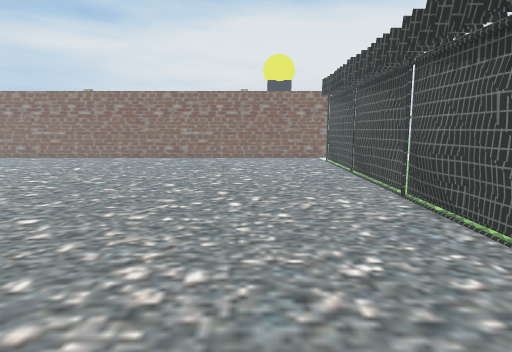
View 1 (above)

14 first-person views from a walk through a scene from a Unity 3-D project. The camera is 1.5 m above the floor, tilts 8° down and sees 75° across. The floor is counted in squares, 0.6 m on a side. Each view is taken from the middle of a square. On the plan, view 1 faces up. The plan holds only what a view shows up to about 20 squares ahead; the rest is blank. The place goes on beyond the plan. The player is left out. Some surface patterns are stand-ins.

View 2
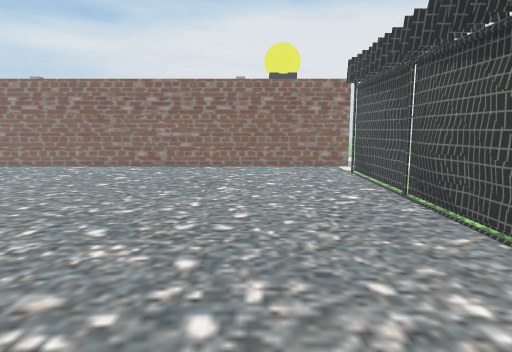

View 3
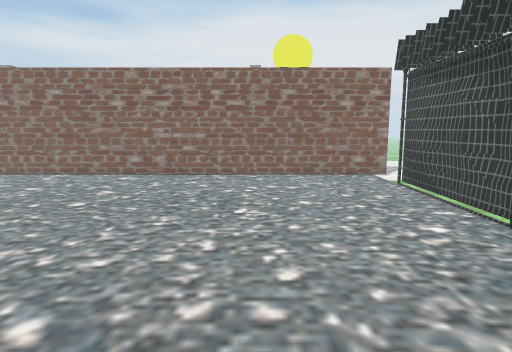

View 4
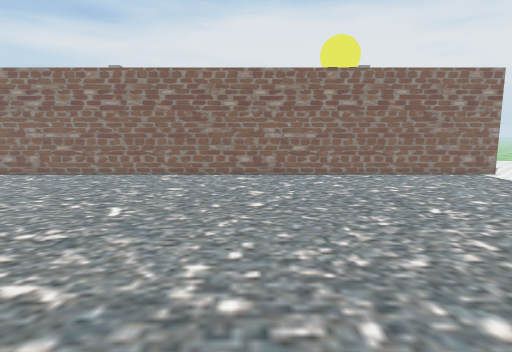

View 5
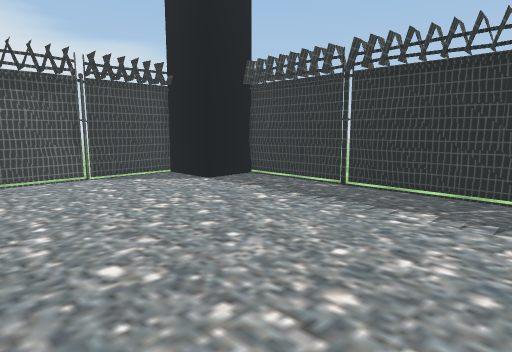

View 6
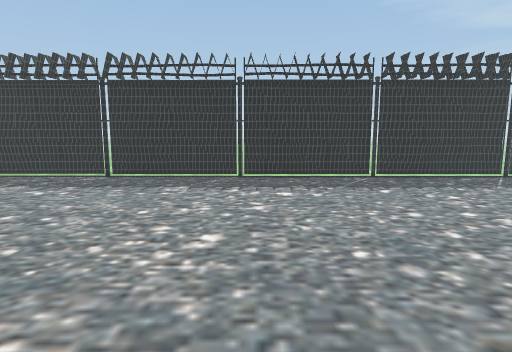

View 7
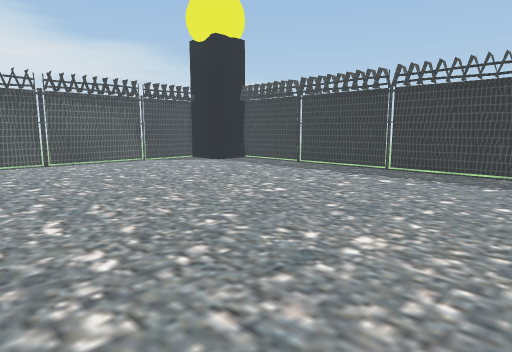

View 8
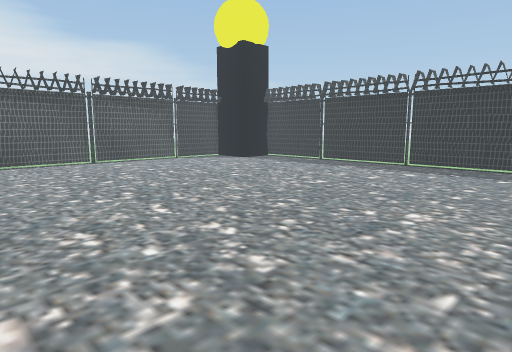

View 9
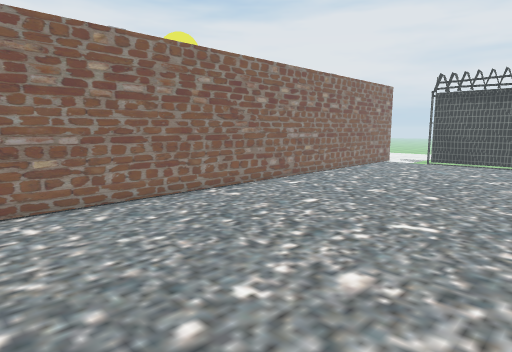

View 10
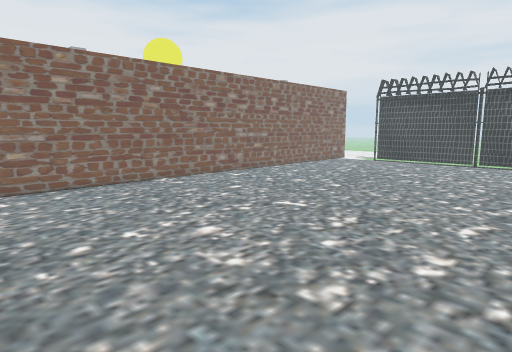

View 11
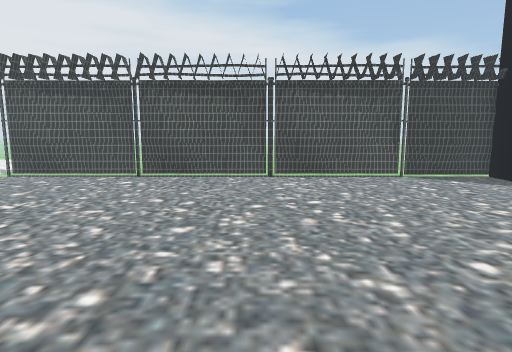

View 12
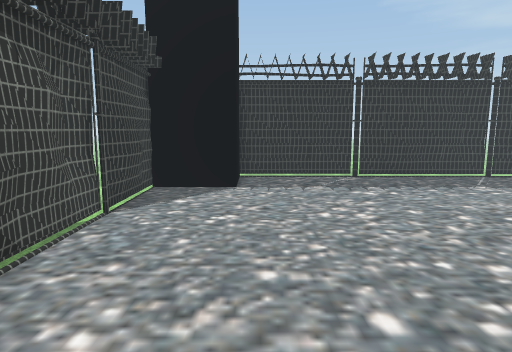

View 13
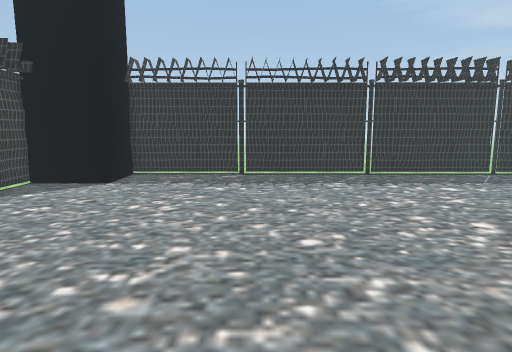

View 14
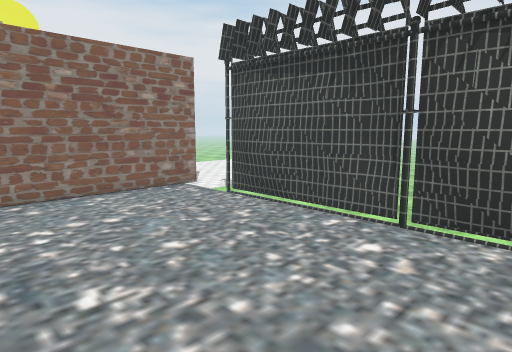

### Floor plan
Key: @ floor where view 1 was taken; # wall or solid block; . floor; = window, fence, low wall or low ledge; v drop or lower ground; O other object.
Columns run from 20 left of view 1 to 6 right of it. Each row starts with its distance up from view 1.
 30      #             #
 29 ###########################
 28 ...........................
 27  .........................v
 26  ........................#v
 25  ........................##
 24  ........................##
 23 .........................##
 22 ..........................#
 21 ..........................#
 20  .........................#
 19 ......................... #
 18 .........................##
 17 .........................#
 16 .........................##
 15  ........................ #
 14 ..........................#
 13 ..........................#
 12  ........................#O
 11  ........................Ov
 10  ........................Ov
  9  ........................Ov
  8  ........................O
  7  .........................O
  6  .........................#
  5 .........................#
  4 .........................O
  3 .........................O
  2 .........................O
  1 ......................####
  0 ....................@.#
 -1 ......................#
 -2 ###=#############.#####
 -3   vv     vvv    v vv

Positions as (right, up) in squares from view 1, and headings:
1: (0, 0), facing up
2: (0, 7), facing up
3: (-1, 11), facing up
4: (-7, 11), facing up
5: (-12, 11), facing down-right
6: (-12, 15), facing down
7: (-20, 18), facing down-right
8: (-20, 21), facing down-right
9: (-20, 18), facing up-right
10: (-20, 14), facing up-right
11: (-12, 13), facing right
12: (1, 15), facing down
13: (-5, 16), facing down
14: (-3, 16), facing up-right
